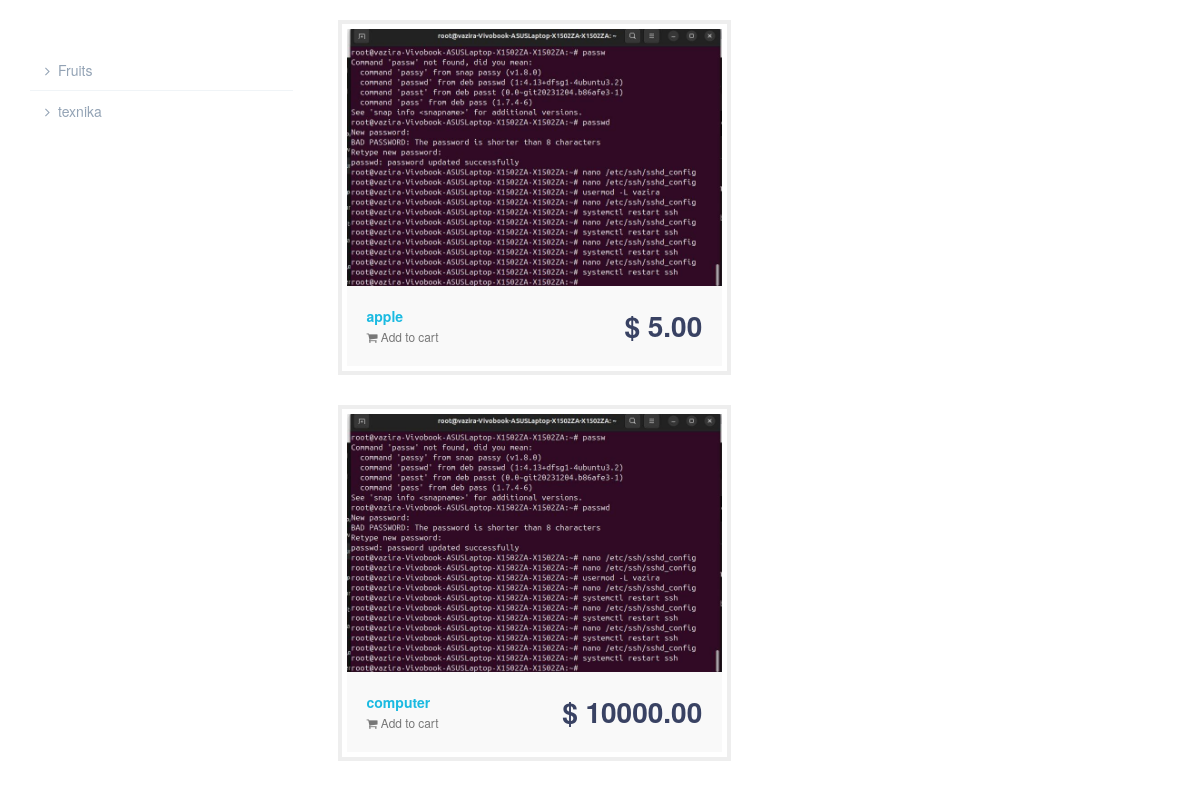
Before: / with the older database file.
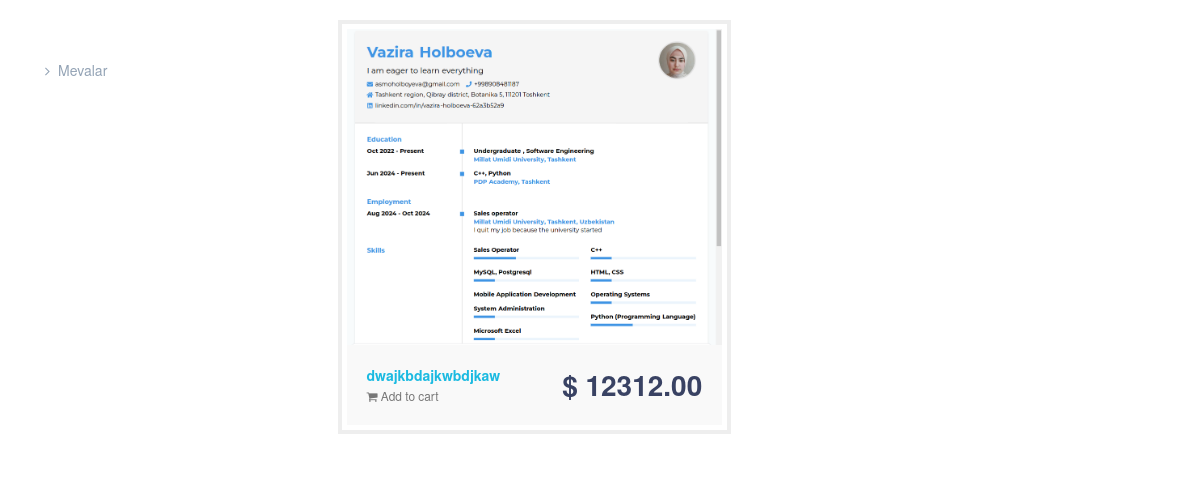
After: the same page with the newer database file.
### apps/models.py (models this page shows)
class Category(Model):
    name = CharField(max_length=100)

class Product(Model):
    name = CharField(max_length=100)
    price = DecimalField(max_digits=10, decimal_places=2)
    description = TextField()
    category = ForeignKey(Category, on_delete=CASCADE, related_name='products')
    created_at = DateTimeField(auto_now=True)
    updated_at = DateTimeField(auto_now_add=True)

class ProductImage(Model):
    product = ForeignKey(Product, on_delete=CASCADE, related_name='images')
    image = ImageField(upload_to='images/', null=True, blank=True)

### apps/views.py (the view)
# urls.py: path('', HomePage.as_view(), name='main'),
class HomePage(ListView):
    queryset = Category.objects.all()
    context_object_name = 'categories'
    template_name = 'apps/category_product_list.html'
    def get_context_data(self, **kwargs):
        context = super().get_context_data(**kwargs)
        context['products'] = Product.objects.all()
        return context

### templates/apps/category_product_list.html (shortened to what this page needs)
<!DOCTYPE html>
<html
        lang="en">
<head
        itemscope="" itemtype="http://schema.org/WebSite">
</head>
<body>
<div
        id="snippetContent">
    <link
            rel="stylesheet" href="https://netdna.bootstrapcdn.com/bootstrap/3.3.4/css/bootstrap.min.css">
    <link
            href="https://maxcdn.bootstrapcdn.com/font-awesome/4.3.0/css/font-awesome.min.css" rel="stylesheet">
    <div
            class="container bootstrap snippets bootdey">
        <div
                class="row">
            <div
                    class="col-md-3 store-menu">
                <ul class="nav">
                    {% for category in categories %}
                        <li><a href="#"><i class="fa fa-angle-right"></i>{{ category.name }}</a></li>
                    {% endfor %}
                </ul>
            </div>
            <div class="col-md-9">
                <div class="col-md-6 col-sm-6">
                    {% for product in products %}
                        <div class="store-item">
                            <div class="store-item-image"><a
                                    href="{% url 'product-detail' product.pk %}"> <img
                                    src="{{ product.images.first.image.url }}" alt=""
                                    class="img-responsive">
                            </a></div>
                            <div
                                    class="store-item-info clearfix"> <span
                                    class="store-item-price themed-color-dark pull-right">$ {{ product.price }}</span>
                                <a
                                        href="#"><strong>{{ product.name }}</strong></a><br> <small><i
                                        class="fa fa-shopping-cart text-muted"></i> <a
                                        href="#" class="text-muted">Add to cart</a></small></div>
                        </div>
                    {% endfor %}
                </div>
            </div>
        </div>
    </div>
</div>
</body>
</html>

### templates/apps/category_product_list.html (style rules this page uses)
body { margin-top: 20px; }
.store-item { padding: 5px; position: relative; display: block; margin-bottom: 30px; border: 4px solid #eee; -webkit-transition: all .2s ease-out; transition: all .2s ease-out; }
.store-item-image { overflow: hidden; }
.store-item-image img { -webkit-transition: transform .2s ease-out; transition: transform .2s ease-out; }
.store-item-info { padding: 20px; background-color: #f9f9f9; }
.themed-color-dark { color: #394263; }
.store-item-price { font-weight: 700; font-size: 28px; }
.text-primary, .text-primary:hover, a, a:focus, a:hover { color: #1bbae1; text-decoration: none; }
.store-menu { margin-top: 30px; }
.store-menu ul li { border-bottom: 1px solid #f0f4f7; }
.store-menu ul li:last-child { border-bottom: none; }
.store-menu ul li a { color: #93a3b5; font-size: 14px; font-weight: 400; }
.store-menu ul li a i { margin-right: 8px; font-size: 14px; }

Changed rows visible on the page:
removed Category: name "texnika"
removed Product: images.first.image (picture), price "5.00", name "apple"
removed Product: images.first.image (picture), price "10000.00", name "computer"
changed Category: name "Fruits" → "Mevalar"
added Product: images.first.image (picture), price "12312.00", name "dwajkbdajkwbdjkaw"
